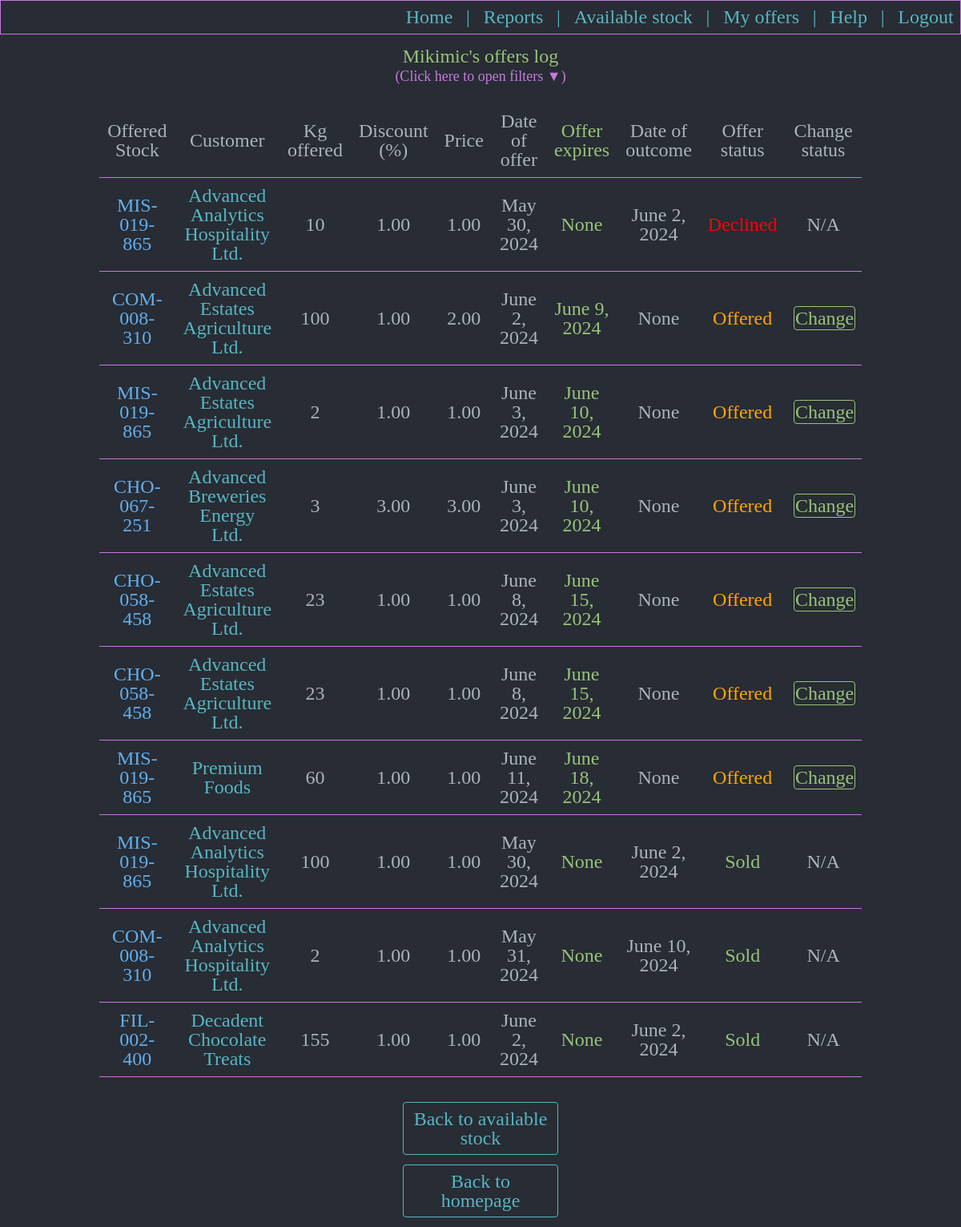
Screenshot of /existing_offers/ (signed in) with the database file from the repository.
### aged/models.py (models this page shows, shortened)
class OffersLog(models.Model):
    sales_rep_that_made_the_offer = models.ForeignKey(User, null=True, on_delete=models.SET_NULL)
    offered_stock = models.ForeignKey(AvailableStock, null=True, on_delete=models.SET_NULL)
    offered_product = models.ForeignKey(Products, on_delete=models.RESTRICT)
    customer_that_received_offer = models.ForeignKey(Customers, on_delete=models.RESTRICT)
    offered_sold_or_declined_quantity_kg = models.IntegerField()
    STATUS_CHOICES = (('Offered', 'Offered'),
                      ('Declined', 'Declined'),
                      ('Sold', 'Sold'),
                      ('Offer Expired', 'Offer Expired'))
    offer_status = models.CharField(max_length=20, choices=STATUS_CHOICES)
    discount_offered_percents = models.DecimalField(max_digits=5, decimal_places=2)
    price_per_kg_offered = models.DecimalField(max_digits=7, decimal_places=2)
    date_of_offer = models.DateField()
    expiration_date_of_offer = models.DateField(null=True, blank=True)
    date_of_outcome = models.DateField(null=True, blank=True)
    stock_expired = models.BooleanField(default=False)
    class Meta:
        verbose_name_plural = 'Offers log'

class Products(models.Model):
    cod_material = models.CharField(max_length=100)
    description = models.CharField(max_length=200, null=True, blank=True)
    product_brand = models.ForeignKey(Brands, null=True, blank=True, on_delete=models.SET_NULL)
    product_material_type = models.ForeignKey(MaterialType, null=True, blank=True, on_delete=models.SET_NULL)
    class Meta:
        verbose_name_plural = 'Products'

class Customers(models.Model):
    customer_name = models.CharField(max_length=100)
    customer_number = models.IntegerField()
    salesperson_owning_account = models.ForeignKey(User, null=True, blank=True, on_delete=models.SET_NULL)
    allocated_customer_service_rep = models.ForeignKey(CustomerService, null=True, blank=True, on_delete=models.SET_NULL)
    STATUS_CHOICES = ( ('Active', 'Active'), ('Inactive', 'Inactive'), )
    customer_status = models.CharField(max_length=10, choices=STATUS_CHOICES)
    def __str__(self):
        return self.customer_name
    class Meta:
        verbose_name_plural = 'Customers'

### aged/views.py (the view)
# urls.py: path('existing_offers/', views.existing_offers, name='existing_offers'),
@login_required
def existing_offers(request):
    azi = datetime.datetime.today()
    sixty_days_ago = (azi - datetime.timedelta(days=60)).date()
    pending = OffersLog.objects.filter(date_of_offer__gte=sixty_days_ago, sales_rep_that_made_the_offer=request.user).all().order_by('offer_status')
    return render(request, 'aged/existing_offers.html', {'pending': pending})

### aged/templates/aged/existing_offers.html (shortened to what this page needs)
{% extends 'aged/base.html' %}
{% load static %}
{% block body %}
<div class="div_menu_no_border">
<p class="p_menu">{{user}}'s offers log </p>
<p class = "p_div_filter" id="p_filter_message">(Click here to open filters ▼)</p>
{% if pending|length > 0 %}
<table  cellpadding="10" cellspacing="10" class="table_stocks_and_report">
  <tr class = "tr_first_line">
    <th> Offered Stock </th>
    <th> Customer </th>
    <th> Kg offered </th>
    <th> Discount (%) </th>
    <th> Price </th>
    <th> Date of offer </th>
    <th class="table_status_sold">Offer expires</th>
    <th> Date of outcome </th>
    <th> Offer status </th>
    <th> Change status </th>
  </tr>
  {% for obj in pending %}
  {% if obj.offer_status == "Offer Expired" %}
  <tr class="OfferExpired">
  {% else %}
  <tr class="{{ obj.offer_status }}">
  {% endif %}
    <td class="table_sku">{{ obj.offered_product.cod_material }}</td>
    <td class="table_customer">{{ obj.customer_that_received_offer }}</td>
    <td>{{ obj.offered_sold_or_declined_quantity_kg }}</td>
    <td>{{ obj.discount_offered_percents }}</td>
    <td>{{ obj.price_per_kg_offered }}</td>
    <td>{{ obj.date_of_offer }}</td>
    <td class="table_status_sold">{{ obj.expiration_date_of_offer }}</td>
    <td>{{ obj.date_of_outcome }}</td>
    {% if obj.offer_status == "Offered" %}
    <td style="color:orange">{{ obj.offer_status }}</td>
      {% if obj.stock_expired == True %}
      <td style="color:red">Stock Expired</td>
      {% else %}
      <td><a class="a_menu_make_offer" href="{% url 'change_offer_status' offer_id=obj.id %}"> Change </a></td>
      {% endif %}
    {% elif obj.offer_status == "Sold" %}
      <td style="color:#98c379">{{ obj.offer_status }}</td>
      {% if obj.stock_expired == True %}
      <td style="color:red">Stock Expired</td>
      {% else %}
      <td>N/A</td>
      {% endif %}
    {% elif obj.offer_status == "Declined" %}
      <td style="color:red">{{ obj.offer_status }}</td>
      {% if obj.stock_expired == True %}
      <td style="color:red">Stock Expired</td>
      {% else %}
      <td>N/A</td>
      {% endif %}
    {% endif %}
  </tr>
  {% endfor %}
</table>
{% else %}
<p style="color:red">You have no activity to show!</p>
{% endif %}
<a class="a_menu" href="{% url 'all_available_stock' %}">Back to available stock</a>
<a class="a_menu" href="{% url 'home' %}">Back to homepage</a>
</div>
{% endblock %}

### aged/static/aged/css/home.css (style rules this page uses)
html, body, div, span, applet, object, iframe, h1, h2, h3, h4, h5, h6, p, blockquote, pre, a, abbr, acronym, address, big, cite, code, del, dfn, em, img, ins, kbd, q, s, samp, small, strike, strong, sub, sup, tt, var, b, u, i, center, dl, dt, dd, ol, ul, li, fieldset, form, label, legend, table, caption, tbody, tfoot, thead, tr, th, td, article, aside, canvas, details, embed, figure, figcaption, footer, header, hgroup, menu, nav, output, ruby, section, summary, time, mark, audio, video { margin: 0; padding: 0; border: 0; font-size: 100%; font: inherit; vertical-align: baseline; }
body { line-height: 1; }
table { border-collapse: collapse; border-spacing: 0; }
body { background-color: #282c34; height: 100vh; display: flex; flex-direction: column; justify-content: space-between; font-size: 150%; }
p, pre { color: #98c379 }
.div_menu, .div_menu_no_border { display: flex; flex-direction: column; text-align: center; align-items: center; margin: 0.5%; padding: 0.5%; }
.p_menu { width: 50%; margin: 0.3%; }
.a_menu { width: 15%; margin: 0.5%; padding: 0.7%; color: #56b6c2; border: solid 0.5px #56b6c2; border-radius: 4px; text-decoration: none; transition: 0.5s ease; }
.a_menu_make_offer { width: 15%; margin: 1%; padding: 1%; color: #98c379; border: solid 0.5px #98c379; border-radius: 4px; text-decoration: none; transition: 0.5s ease; }
.table_stocks_and_report { border-collapse: separate; color: #abb2bf; margin: 25px; width: 75%; }
td,th { padding:10px; vertical-align: middle; border-bottom: solid 0.5px #c678dd; }
.tr_first_line { top:0; position:sticky; background-color: #282c34; }
.table_status_sold { color: #98c379; }
.table_customer { color: #56b6c2; }
.table_sku { color: #61afef }
.p_div_filter, .label_checkBox { color:#c678dd; }
#p_filter_message { font-size: 75%; transition: 0.5s ease }

### rows the page displays
OffersLog: offered_product.cod_material "MIS-019-865", customer_that_received_offer "Advanced Analytics Hospitality Ltd.", offered_sold_or_declined_quantity_kg "10", discount_offered_percents "1.00", price_per_kg_offered "1.00", date_of_offer "May 30, 2024", expiration_date_of_offer "None", date_of_outcome "June 2, 2024", offer_status "Declined", stock_expired "N/A"
OffersLog: offered_product.cod_material "COM-008-310", customer_that_received_offer "Advanced Estates Agriculture Ltd.", offered_sold_or_declined_quantity_kg "100", discount_offered_percents "1.00", price_per_kg_offered "2.00", date_of_offer "June 2, 2024", expiration_date_of_offer "June 9, 2024", date_of_outcome "None", offer_status "Offered", stock_expired "Change"
OffersLog: offered_product.cod_material "MIS-019-865", customer_that_received_offer "Advanced Estates Agriculture Ltd.", offered_sold_or_declined_quantity_kg "2", discount_offered_percents "1.00", price_per_kg_offered "1.00", date_of_offer "June 3, 2024", expiration_date_of_offer "June 10, 2024", date_of_outcome "None", offer_status "Offered", stock_expired "Change"
OffersLog: offered_product.cod_material "CHO-067-251", customer_that_received_offer "Advanced Breweries Energy Ltd.", offered_sold_or_declined_quantity_kg "3", discount_offered_percents "3.00", price_per_kg_offered "3.00", date_of_offer "June 3, 2024", expiration_date_of_offer "June 10, 2024", date_of_outcome "None", offer_status "Offered", stock_expired "Change"
OffersLog: offered_product.cod_material "CHO-058-458", customer_that_received_offer "Advanced Estates Agriculture Ltd.", offered_sold_or_declined_quantity_kg "23", discount_offered_percents "1.00", price_per_kg_offered "1.00", date_of_offer "June 8, 2024", expiration_date_of_offer "June 15, 2024", date_of_outcome "None", offer_status "Offered", stock_expired "Change"
OffersLog: offered_product.cod_material "CHO-058-458", customer_that_received_offer "Advanced Estates Agriculture Ltd.", offered_sold_or_declined_quantity_kg "23", discount_offered_percents "1.00", price_per_kg_offered "1.00", date_of_offer "June 8, 2024", expiration_date_of_offer "June 15, 2024", date_of_outcome "None", offer_status "Offered", stock_expired "Change"
OffersLog: offered_product.cod_material "MIS-019-865", customer_that_received_offer "Premium Foods", offered_sold_or_declined_quantity_kg "60", discount_offered_percents "1.00", price_per_kg_offered "1.00", date_of_offer "June 11, 2024", expiration_date_of_offer "June 18, 2024", date_of_outcome "None", offer_status "Offered", stock_expired "Change"
OffersLog: offered_product.cod_material "MIS-019-865", customer_that_received_offer "Advanced Analytics Hospitality Ltd.", offered_sold_or_declined_quantity_kg "100", discount_offered_percents "1.00", price_per_kg_offered "1.00", date_of_offer "May 30, 2024", expiration_date_of_offer "None", date_of_outcome "June 2, 2024", offer_status "Sold", stock_expired "N/A"
OffersLog: offered_product.cod_material "COM-008-310", customer_that_received_offer "Advanced Analytics Hospitality Ltd.", offered_sold_or_declined_quantity_kg "2", discount_offered_percents "1.00", price_per_kg_offered "1.00", date_of_offer "May 31, 2024", expiration_date_of_offer "None", date_of_outcome "June 10, 2024", offer_status "Sold", stock_expired "N/A"
OffersLog: offered_product.cod_material "FIL-002-400", customer_that_received_offer "Decadent Chocolate Treats", offered_sold_or_declined_quantity_kg "155", discount_offered_percents "1.00", price_per_kg_offered "1.00", date_of_offer "June 2, 2024", expiration_date_of_offer "None", date_of_outcome "June 2, 2024", offer_status "Sold", stock_expired "N/A"

### other values shown
{{ user }} "Mikimic"
